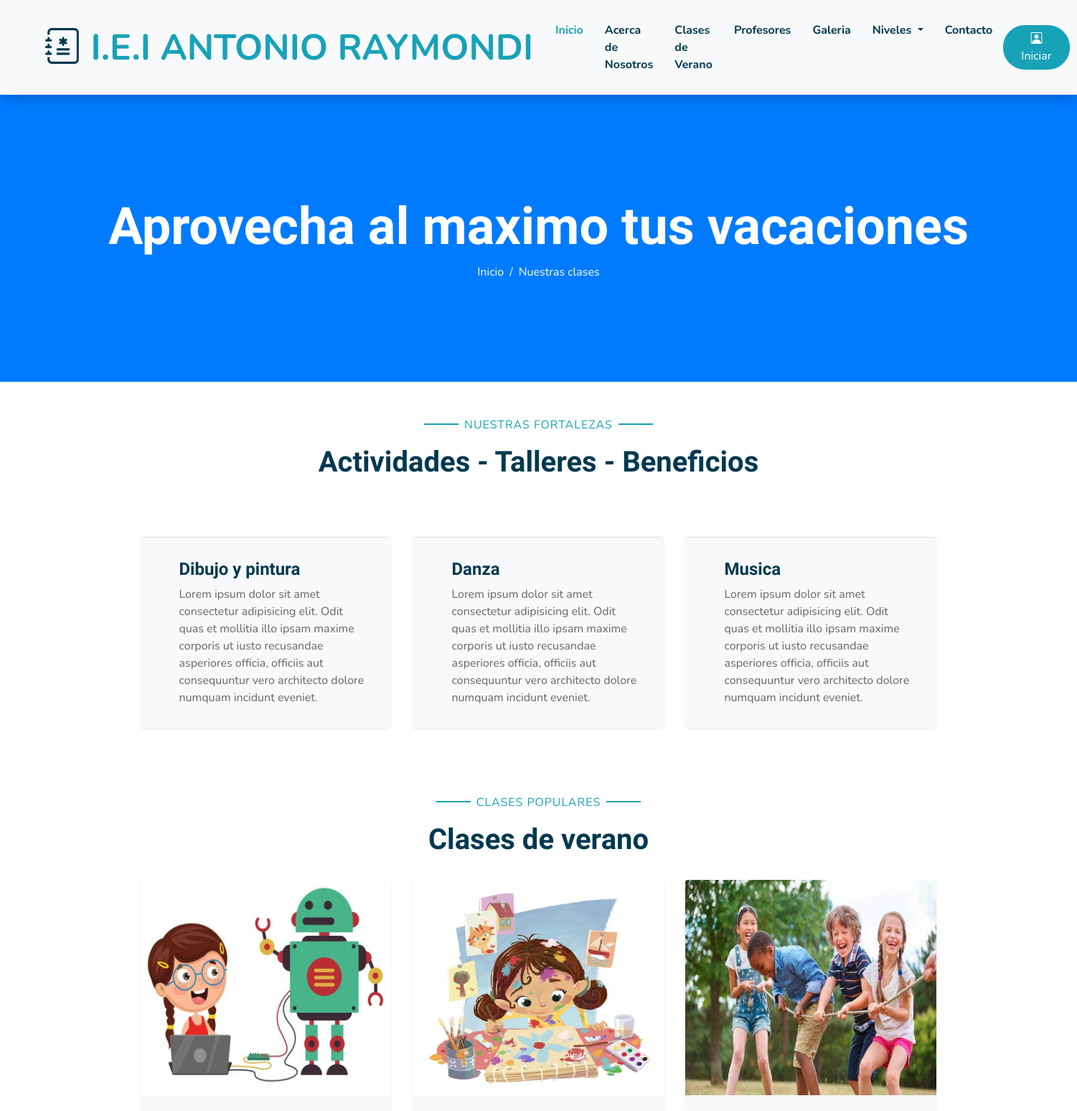
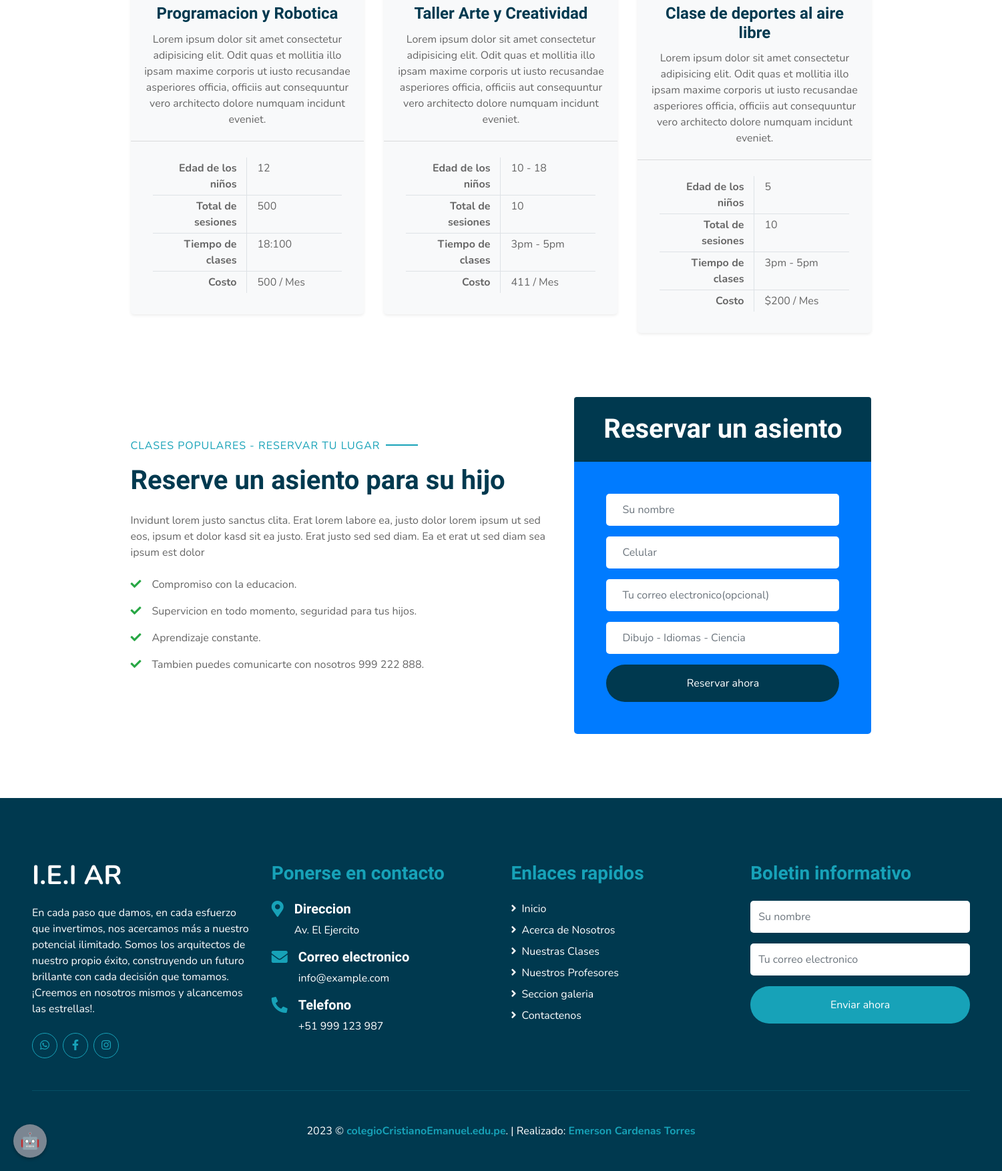
Screenshot of /class.php with the database file from the repository (2 pictures, top to bottom).
### tables this page shows
CREATE TABLE `talleres` (
  `id` int(11) NOT NULL,
  `titulo` varchar(255) NOT NULL,
  `descripcion` varchar(255) NOT NULL
);

CREATE TABLE `clases_populares` (
  `id` int(11) NOT NULL,
  `foto` varchar(255) NOT NULL,
  `titulo` varchar(255) NOT NULL,
  `descripcion` varchar(1500) NOT NULL,
  `edad` varchar(150) NOT NULL,
  `sesiones` varchar(255) NOT NULL,
  `horario` varchar(255) NOT NULL,
  `costo` varchar(50) NOT NULL
);

### class.php (the view, shortened to what this page needs)
<?php
include "template/cabecera.php";
?>
<?php
include("administrador/config/PDO.php");
$sentenciaSQL = $conexion->prepare("SELECT * FROM clases_populares");
$sentenciaSQL->execute();
$listaLibros = $sentenciaSQL->fetchAll(PDO::FETCH_ASSOC);
$sentenciaSQL = $conexion->prepare("SELECT * FROM talleres");
$sentenciaSQL->execute();
$listaLibros2 = $sentenciaSQL->fetchAll(PDO::FETCH_ASSOC);
?>
<div class="container-fluid bg-primary mb-5">
    <div class="d-flex flex-column align-items-center justify-content-center" style="min-height: 400px">
        <h3 class="display-3 font-weight-bold text-white">Aprovecha al maximo tus vacaciones</h3>
        <div class="d-inline-flex text-white">
            <p class="m-0"><a class="text-white" href="index.php">Inicio</a></p>
            <p class="m-0 px-2">/</p>
            <p class="m-0">Nuestras clases</p>
        </div>
    </div>
</div>
<div class="text-center pb-2">
    <p class="section-title px-5"><span class="px-2">NUESTRAS FORTALEZAS</span></p>
    <h1 class="mb-4">Actividades - Talleres - Beneficios</h1>
</div>
<div class="container-fluid pt-5">
    <div class="container pb-3">
        <div class="row">
            <?php foreach ($listaLibros2 as $libro) { ?>
                <div class="col-lg-4 col-md-6 pb-1">
                    <div class="d-flex bg-light shadow-sm border-top rounded mb-4" style="padding: 30px;">
                        <div class="pl-4">
                            <h4><?php echo $libro['titulo']; ?></h4>
                            <p class="m-0"><?php echo $libro['descripcion']; ?></p>
                        </div>
                    </div>
                </div>
            <?php } ?>
        </div>
    </div>
</div>
<div class="container-fluid pt-5">
    <div class="container">
        <div class="text-center pb-2">
            <p class="section-title px-5"><span class="px-2">Clases populares</span></p>
            <h1 class="mb-4">Clases de verano</h1>
        </div>
        <div class="row">
            <?php foreach ($listaLibros as $libro) { ?>
                <div class="col-lg-4 mb-5">
                    <div class="card border-0 bg-light shadow-sm pb-2">
                        <img class="card-img-top mb-2" src="./administrador/seccion/img/<?php echo $libro['foto']; ?>" alt="" width="200px" height="300px">
                        <div class="card-body text-center">
                            <h4 class="card-title"><?php echo $libro['titulo']; ?></h4>
                            <p class="card-text"><?php echo $libro['descripcion']; ?></p>
                        </div>
                        <div class="card-footer bg-transparent py-4 px-5">
                            <div class="row border-bottom">
                                <div class="col-6 py-1 text-right border-right"><strong>Edad de los niños</strong></div>
                                <div class="col-6 py-1"><?php echo $libro['edad']; ?></div>
                            </div>
                            <div class="row border-bottom">
                                <div class="col-6 py-1 text-right border-right"><strong>Total de sesiones</strong></div>
                                <div class="col-6 py-1"><?php echo $libro['sesiones']; ?></div>
                            </div>
                            <div class="row border-bottom">
                                <div class="col-6 py-1 text-right border-right"><strong>Tiempo de clases</strong></div>
                                <div class="col-6 py-1"><?php echo $libro['horario']; ?></div>
                            </div>
                            <div class="row">
                                <div class="col-6 py-1 text-right border-right"><strong>Costo</strong></div>
                                <div class="col-6 py-1"><?php echo $libro['costo']; ?> / Mes</div>
                            </div>
                        </div>
                    </div>
                </div>
            <?php } ?>
        </div>
    </div>
</div>
<div class="container-fluid py-5">
    <div class="container">
        <div class="row align-items-center">
            <div class="col-lg-7 mb-5 mb-lg-0" id="reserva">
                <p class="section-title pr-5"><span class="pr-2">CLASES POPULARES - RESERVAR TU LUGAR</span></p>
                <h1 class="mb-4">Reserve un asiento para su hijo</h1>
                <p>Invidunt lorem justo sanctus clita. Erat lorem labore ea, justo dolor lorem ipsum ut sed eos,
                    ipsum et dolor kasd sit ea justo. Erat justo sed sed diam. Ea et erat ut sed diam sea ipsum est
                    dolor</p>
                <ul class="list-inline m-0">
                    <li class="py-2"><i class="fa fa-check text-success mr-3"></i>Compromiso con la educacion.</li>
                    <li class="py-2"><i class="fa fa-check text-success mr-3"></i>Supervicion en todo momento, seguridad para tus hijos.</li>
                    <li class="py-2"><i class="fa fa-check text-success mr-3"></i>Aprendizaje constante.</li>
                    <li class="py-2"><i class="fa fa-check text-success mr-3"></i>Tambien puedes comunicarte con nosotros 999 222 888.</li>
                </ul>
                <div class="text-center">
                </div>
            </div>
            <div class="col-lg-5">
                <div class="card border-0">
                    <div class="card-header bg-secondary text-center p-4">
                        <h1 class="text-white m-0">Reservar un asiento</h1>
                    </div>
                    <div class="card-body rounded-bottom bg-primary p-5">
                        <form method="POST" action="pag_principal/reservar_asiento.php">
                            <div class="form-group">
                                <input type="text" class="form-control border-0 p-4" placeholder="Su nombre" required="required" name="nombre" />
                            </div>
                            <div class="form-group">
                                <input type="text" class="form-control border-0 p-4" placeholder="Celular" required="required" name="celular" />
                            </div>
                            <div class="form-group">
                                <input type="email" class="form-control border-0 p-4" placeholder="Tu correo electronico(opcional)" name="correo" />
                            </div>
                            <div class="form-group">
                                <input type="text" class="form-control border-0 p-4" placeholder="Dibujo - Idiomas - Ciencia" required="required" name="clase">
                            </div>
                            <div>
                                <input type="submit" class="btn btn-secondary btn-block border-0 py-3" value="Reservar ahora" name="reservar">
                            </div>
                        </form>
                    </div>
                </div>
            </div>
        </div>
    </div>
</div>
<?php
include "template/pie.php";
?>

### rows the page displays
talleres: titulo "Dibujo y pintura", descripcion "Lorem ipsum dolor sit amet consectetur adipisicing elit. Odit quas et mollitia illo ipsam maxime corporis ut iusto recusandae asperiores officia, officiis aut consequuntur vero architecto dolore numquam incidunt eveniet."
talleres: titulo "Danza", descripcion "Lorem ipsum dolor sit amet consectetur adipisicing elit. Odit quas et mollitia illo ipsam maxime corporis ut iusto recusandae asperiores officia, officiis aut consequuntur vero architecto dolore numquam incidunt eveniet."
talleres: titulo "Musica", descripcion "Lorem ipsum dolor sit amet consectetur adipisicing elit. Odit quas et mollitia illo ipsam maxime corporis ut iusto recusandae asperiores officia, officiis aut consequuntur vero architecto dolore numquam incidunt eveniet."
clases_populares: foto (picture), titulo "Programacion y Robotica", descripcion "Lorem ipsum dolor sit amet consectetur adipisicing elit. Odit quas et mollitia illo ipsam maxime corporis ut iusto recusandae asperiores officia, officiis aut consequuntur vero architecto dolore numquam incidunt eveniet.", edad "12", sesiones "500", horario "18:100", costo "500"
clases_populares: foto (picture), titulo "Taller Arte y Creatividad", descripcion "Lorem ipsum dolor sit amet consectetur adipisicing elit. Odit quas et mollitia illo ipsam maxime corporis ut iusto recusandae asperiores officia, officiis aut consequuntur vero architecto dolore numquam incidunt eveniet.", edad "10 - 18", sesiones "10", horario "3pm - 5pm", costo "411"
clases_populares: foto (picture), titulo "Clase de deportes al aire libre", descripcion "Lorem ipsum dolor sit amet consectetur adipisicing elit. Odit quas et mollitia illo ipsam maxime corporis ut iusto recusandae asperiores officia, officiis aut consequuntur vero architecto dolore numquam incidunt eveniet.", edad "5", sesiones "10", horario "3pm - 5pm", costo "$200"
